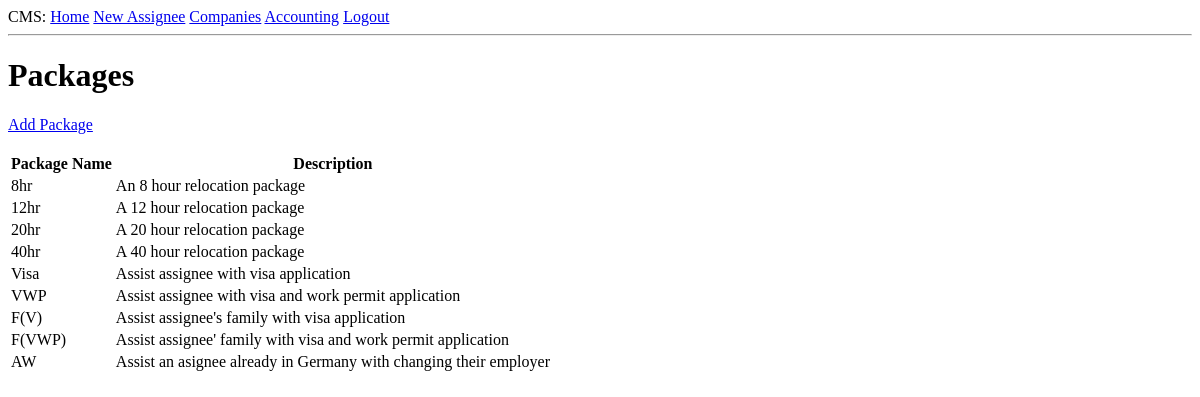
Before: /packages (signed in) with the older database file.
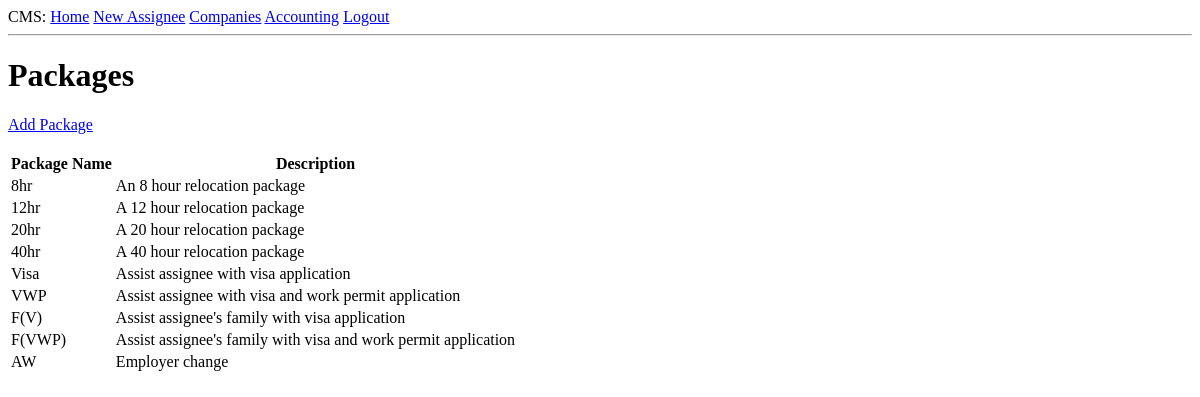
After: the same page with the newer database file.
### app/models.py (models this page shows, shortened)
class Package(db.Model):
    id: so.Mapped[int] = so.mapped_column(primary_key=True)
    name: so.Mapped[str] = so.mapped_column(sa.String(100), index=True, unique=True)
    description: so.Mapped[Optional[str]] = so.mapped_column(sa.String(500))
    company_packages: so.Mapped[List["CompanyPackage"]] = so.relationship(back_populates="package")
    assignees: so.Mapped[List["Assignee"]] = so.relationship(
        secondary="assignee_package",
        back_populates="packages"
    )

### app/routes.py (the view)
@app.route("/packages", methods=["GET"])
@login_required
def packages():
    packages = Package.query.all()
    return render_template("packages.html", title="Packages", packages=packages)

### app/models.py (called while the page is built)
@login.user_loader
def load_user(id):
    return db.session.get(User, int(id))

### app/templates/packages.html
{% extends "base.html" %}
{% block content %}
<h1>Packages</h1>
<a href="{{url_for('add_package')}}">Add Package</a><br><br>
<table>
    <tr>
        <th>Package Name</th>
        <th>Description</th>
    </tr>
    {% for package in packages %}
        <tr>
            <td>{{ package.name }} </td>
            <td>{{ package.description }} </td>
        </tr>
    {% endfor %}
</table>
{% endblock %}

Changed rows visible on the page:
changed Package "F(VWP)": description "Assist assignee' family with visa and work permit application" → "Assist assignee's family with visa and work permit application"
changed Package "AW": description "Assist an asignee already in Germany with changing their employer" → "Employer change"
